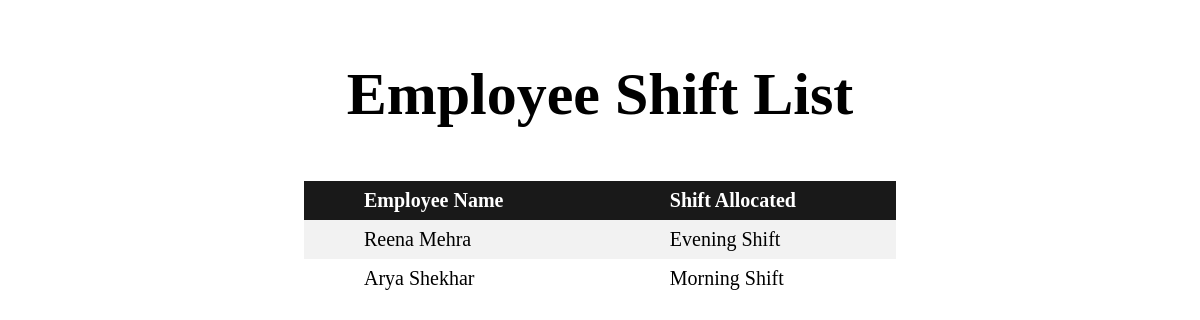
The app's page /shifts with its own data.
### newapp/models.py (models this page shows)
class employee_shift(models.Model):
    employee_name_shift = models.ForeignKey(employee, on_delete=models.CASCADE)
    shift_allocated = models.ForeignKey(shift, on_delete=models.CASCADE)
    from_date = models.DateField()

class employee(models.Model):
    employee_name = models.CharField(max_length=200)
    designation = models.CharField(max_length=200)
    employee_DOB = models.DateField()
    phone = models.CharField(max_length=200)
    email = models.EmailField(max_length=254)
    DOJ = models.DateField()
    gender = models.CharField(max_length=20)
    salary = models.CharField(max_length=20)
    def __str__(self):
        return self.employee_name

class shift(models.Model):
    shift_name = models.CharField(max_length=20)
    shift_code = models.CharField(max_length=20)
    check_in_time = models.TimeField()
    check_out_time = models.TimeField()
    grace_time = models.CharField(max_length=10)
    total_hours = models.CharField(max_length=20)
    def __str__(self):
        return self.shift_name

### newapp/views.py (the view)
# urls.py: path('shifts', views.viewempshift, name='view-shift'),
def viewempshift(request):
    shifts = employee_shift.objects.all()
    return render(request, 'shifts.html', {'shifts': shifts})

### templates/shifts.html (shortened to what this page needs)
<!DOCTYPE html>
<html>
<head>
</head>
<body>
<div class="header">
  <h2>Employee Shift List</h2>
</div>
<table>
  <tr>
    <th>Employee Name</th>
    <th>Shift Allocated</th>
  </tr>
  {% for shift in shifts reversed %}
  <tr>
            <td>{{shift.employee_name_shift}}</td>
            <td>{{shift.shift_allocated}}</td>
  </tr>
  {% endfor %}
</table>
</body>
</html>

### templates/shifts.html (style rules this page uses)
table { border-collapse: collapse; width: 50%; margin-left: auto; margin-right: auto; }
.header { padding: 2px; font-size: 40px; text-align: center; background: white; }
th, td { text-align: left; font-size: 20px; padding: 8px; padding-left: 60px; }
tr:nth-child(even) { background-color: #f2f2f2 }
th { background-color: #191919; color: white; }

### records on screen
employee_shift: employee_name_shift "Reena Mehra", shift_allocated "Evening Shift"
employee_shift: employee_name_shift "Arya Shekhar", shift_allocated "Morning Shift"
